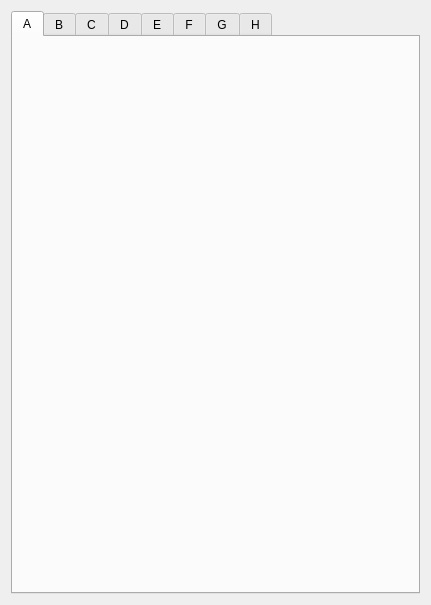
<?xml version="1.0" encoding="UTF-8"?>
<ui version="4.0">
 <class>EFrame</class>
 <widget class="QEFrame" name="EFrame">
  <property name="geometry">
   <rect>
    <x>0</x>
    <y>0</y>
    <width>431</width>
    <height>605</height>
   </rect>
  </property>
  <property name="windowTitle">
   <string>Motor extra settings</string>
  </property>
  <layout class="QVBoxLayout" name="verticalLayout">
   <item>
    <widget class="QTabWidget" name="tabWidget">
     <property name="currentIndex">
      <number>0</number>
     </property>
     <widget class="QWidget" name="tab">
      <attribute name="title">
       <string>A</string>
      </attribute>
      <layout class="QVBoxLayout" name="verticalLayout_3">
       <item>
        <widget class="QEForm" name="qeform">
         <property name="uiFile" stdset="0">
          <string>galil_motor_extras.ui</string>
         </property>
         <property name="variableSubstitutions" stdset="0">
          <string>M=$(M1)</string>
         </property>
        </widget>
       </item>
      </layout>
     </widget>
     <widget class="QWidget" name="tab_2">
      <attribute name="title">
       <string>B</string>
      </attribute>
      <layout class="QVBoxLayout" name="verticalLayout_2">
       <item>
        <widget class="QEForm" name="qeform_2">
         <property name="uiFile" stdset="0">
          <string>galil_motor_extras.ui</string>
         </property>
         <property name="variableSubstitutions" stdset="0">
          <string>M=$(M2)</string>
         </property>
        </widget>
       </item>
      </layout>
     </widget>
     <widget class="QWidget" name="tab_3">
      <attribute name="title">
       <string>C</string>
      </attribute>
      <layout class="QVBoxLayout" name="verticalLayout_4">
       <item>
        <widget class="QEForm" name="qeform_3">
         <property name="uiFile" stdset="0">
          <string>galil_motor_extras.ui</string>
         </property>
         <property name="variableSubstitutions" stdset="0">
          <string>M=$(M3)</string>
         </property>
        </widget>
       </item>
      </layout>
     </widget>
     <widget class="QWidget" name="tab_4">
      <attribute name="title">
       <string>D</string>
      </attribute>
      <layout class="QVBoxLayout" name="verticalLayout_5">
       <item>
        <widget class="QEForm" name="qeform_4">
         <property name="uiFile" stdset="0">
          <string>galil_motor_extras.ui</string>
         </property>
         <property name="variableSubstitutions" stdset="0">
          <string>M=$(M4)</string>
         </property>
        </widget>
       </item>
      </layout>
     </widget>
     <widget class="QWidget" name="tab_5">
      <attribute name="title">
       <string>E</string>
      </attribute>
      <layout class="QVBoxLayout" name="verticalLayout_6">
       <item>
        <widget class="QEForm" name="qeform_5">
         <property name="uiFile" stdset="0">
          <string>galil_motor_extras.ui</string>
         </property>
         <property name="variableSubstitutions" stdset="0">
          <string>M=$(M5)</string>
         </property>
        </widget>
       </item>
      </layout>
     </widget>
     <widget class="QWidget" name="tab_6">
      <attribute name="title">
       <string>F</string>
      </attribute>
      <layout class="QVBoxLayout" name="verticalLayout_7">
       <item>
        <widget class="QEForm" name="qeform_6">
         <property name="uiFile" stdset="0">
          <string>galil_motor_extras.ui</string>
         </property>
         <property name="variableSubstitutions" stdset="0">
          <string>M=$(M6)</string>
         </property>
        </widget>
       </item>
      </layout>
     </widget>
     <widget class="QWidget" name="tab_7">
      <attribute name="title">
       <string>G</string>
      </attribute>
      <layout class="QVBoxLayout" name="verticalLayout_8">
       <item>
        <widget class="QEForm" name="qeform_7">
         <property name="uiFile" stdset="0">
          <string>galil_motor_extras.ui</string>
         </property>
         <property name="variableSubstitutions" stdset="0">
          <string>M=$(M7)</string>
         </property>
        </widget>
       </item>
      </layout>
     </widget>
     <widget class="QWidget" name="tab_8">
      <attribute name="title">
       <string>H</string>
      </attribute>
      <layout class="QVBoxLayout" name="verticalLayout_9">
       <item>
        <widget class="QEForm" name="qeform_8">
         <property name="uiFile" stdset="0">
          <string>galil_motor_extras.ui</string>
         </property>
         <property name="variableSubstitutions" stdset="0">
          <string>M=$(M8)</string>
         </property>
        </widget>
       </item>
      </layout>
     </widget>
    </widget>
   </item>
  </layout>
 </widget>
 <customwidgets>
  <customwidget>
   <class>QEForm</class>
   <extends>QWidget</extends>
   <header>QEForm.h</header>
  </customwidget>
  <customwidget>
   <class>QEFrame</class>
   <extends>QFrame</extends>
   <header>QEFrame.h</header>
   <container>1</container>
  </customwidget>
 </customwidgets>
 <resources/>
 <connections/>
</ui>
